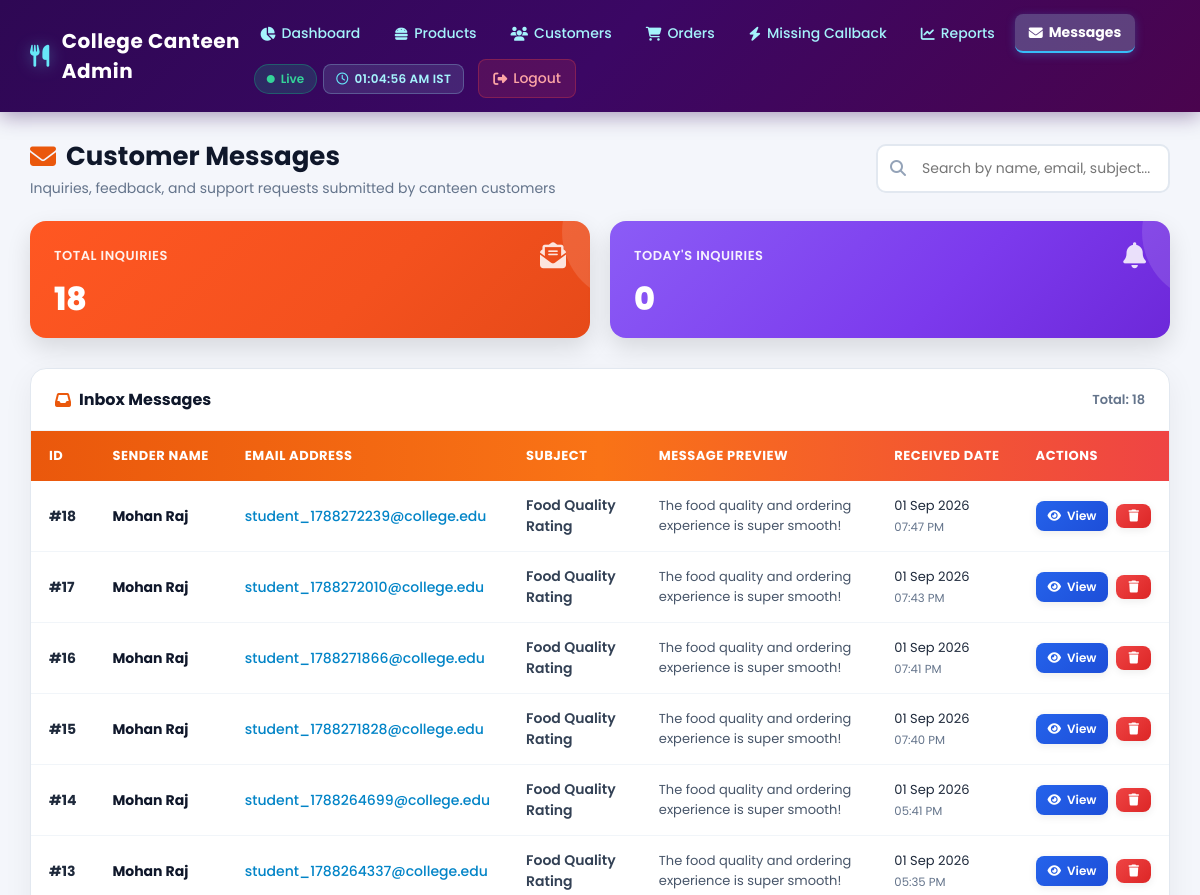
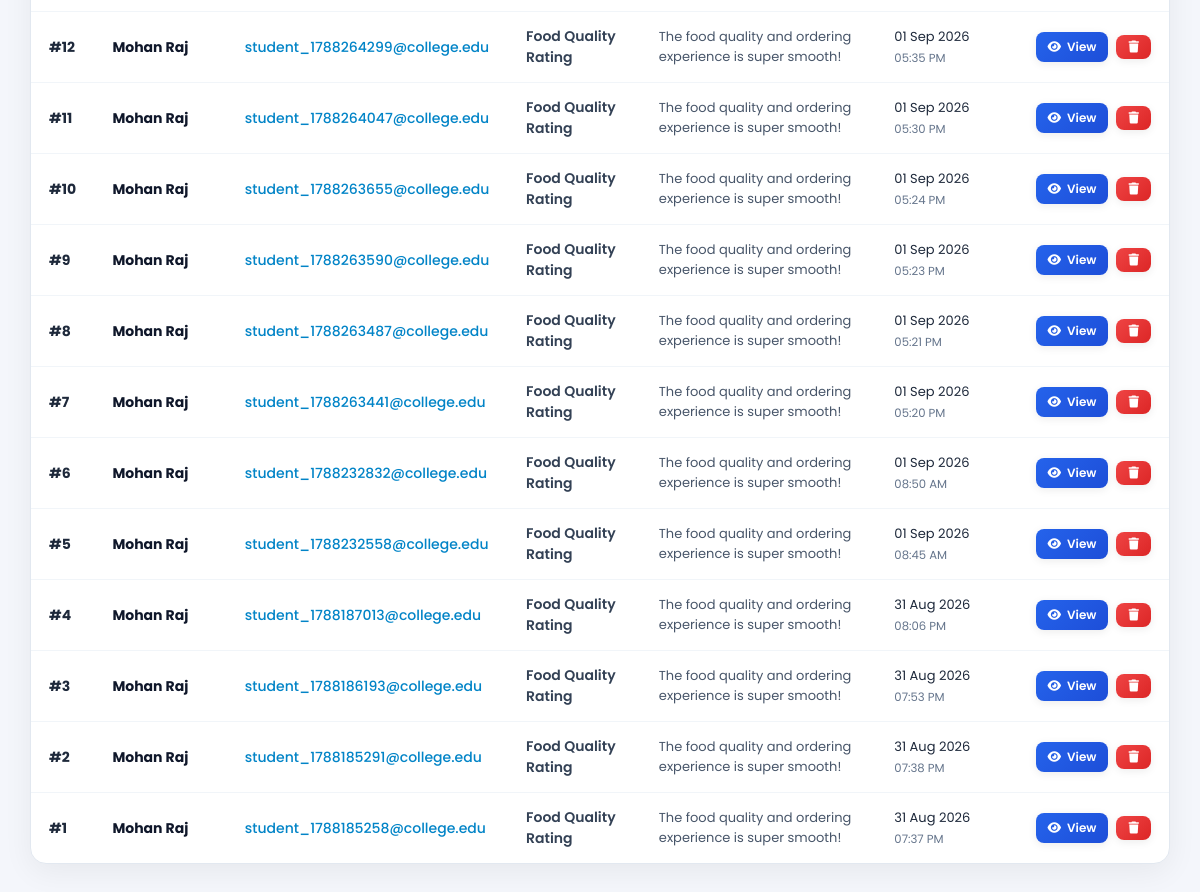
The page /admin/messages.php (signed in) on the database its author committed (2 pictures, top to bottom).
### tables this page shows
CREATE TABLE `contacts` (
  `id` int(11) NOT NULL AUTO_INCREMENT,
  `name` varchar(150) NOT NULL,
  `email` varchar(150) NOT NULL,
  `subject` varchar(200) NOT NULL,
  `message` text NOT NULL,
  `created_at` timestamp NOT NULL DEFAULT current_timestamp(),
  PRIMARY KEY (`id`)
);

### admin/messages.php (the view, shortened to what this page needs)
<?php
include("../php/db.php");
$search = "";
if(isset($_GET['search']))
{
    $search = mysqli_real_escape_string($conn, $_GET['search']);
    $result = mysqli_query($conn,"
    SELECT *
    FROM contacts
    WHERE
    name LIKE '%$search%'
    OR email LIKE '%$search%'
    OR subject LIKE '%$search%'
    OR message LIKE '%$search%'
    ORDER BY id DESC
    ");
}
else
{
    $result = mysqli_query($conn,"
    SELECT *
    FROM contacts
    ORDER BY id DESC
    ");
}
$totalMessages = mysqli_num_rows(
mysqli_query($conn,"SELECT * FROM contacts")
);
$todayMessages = mysqli_num_rows(
mysqli_query($conn,"
SELECT *
FROM contacts
WHERE DATE(created_at)=CURDATE()
")
);
?>
<!DOCTYPE html>
<html lang="en">
<head>
    <link rel="stylesheet" href="https://cdnjs.cloudflare.com/ajax/libs/font-awesome/6.7.1/css/all.min.css">
    <link rel="stylesheet" href="css/admin_material.css">
</head>
<body>
<?php include("header_nav.php"); ?>
<div class="admin-container">
    <div class="admin-header-row">
        <div>
            <h1 class="admin-page-title"><i class="fa-solid fa-envelope"></i> Customer Messages</h1>
            <p class="admin-subtitle">Inquiries, feedback, and support requests submitted by canteen customers</p>
        </div>
        <form method="GET" class="search-container" style="margin:0;">
            <i class="fa-solid fa-magnifying-glass" style="color:#94a3b8;"></i>
            <input type="text" name="search" placeholder="Search by name, email, subject..." value="<?php echo htmlspecialchars($search); ?>">
        </form>
    </div>
    <div class="cards-grid" style="grid-template-columns: repeat(auto-fit, minmax(240px, 1fr));">
        <div class="info-card card-products">
            <div class="card-header">
                <span class="card-title">Total Inquiries</span>
                <i class="fa-solid fa-envelope-open-text card-icon"></i>
            </div>
            <div class="card-value"><?php echo number_format($totalMessages); ?></div>
        </div>
        <div class="info-card card-today-orders">
            <div class="card-header">
                <span class="card-title">Today's Inquiries</span>
                <i class="fa-solid fa-bell card-icon"></i>
            </div>
            <div class="card-value"><?php echo number_format($todayMessages); ?></div>
        </div>
    </div>
    <div class="table-card">
        <div style="padding: 18px 24px; border-bottom: 1px solid #f1f5f9; display:flex; justify-content:space-between; align-items:center;">
            <h3 style="font-size:16px; font-weight:700; color:#0f172a; display:flex; align-items:center; gap:8px;">
                <i class="fa-solid fa-inbox" style="color:#ea580c;"></i> Inbox Messages
            </h3>
            <span style="font-size:13px; color:#64748b; font-weight:600;">
                Total: <?php echo mysqli_num_rows($result); ?>
            </span>
        </div>
        <div class="table-responsive">
            <table class="material-table">
                <thead>
                    <tr>
                        <th>ID</th>
                        <th>Sender Name</th>
                        <th>Email Address</th>
                        <th>Subject</th>
                        <th>Message Preview</th>
                        <th>Received Date</th>
                        <th>Actions</th>
                    </tr>
                </thead>
                <tbody>
                    <?php if (mysqli_num_rows($result) > 0): ?>
                        <?php while ($row = mysqli_fetch_assoc($result)): ?>
                            <tr>
                                <td><strong>#<?php echo $row['id']; ?></strong></td>
                                <td><strong style="color:#0f172a;"><?php echo htmlspecialchars($row['name']); ?></strong></td>
                                <td><a href="mailto:<?php echo htmlspecialchars($row['email']); ?>" style="color:#0284c7; text-decoration:none; font-weight:500;"><?php echo htmlspecialchars($row['email']); ?></a></td>
                                <td><span style="font-weight:600; color:#334155;"><?php echo htmlspecialchars($row['subject']); ?></span></td>
                                <td style="max-width:320px; color:#475569; font-size:13px;">
                                    <?php
                                    $msg = $row['message'];
                                    echo htmlspecialchars(mb_strlen($msg) > 75 ? mb_substr($msg, 0, 75) . '...' : $msg);
                                    ?>
                                </td>
                                <td>
                                    <div style="font-size:13px; color:#1e293b;"><?php echo date("d M Y", strtotime($row['created_at'])); ?></div>
                                    <small style="color:#64748b;"><?php echo date("h:i A", strtotime($row['created_at'])); ?></small>
                                </td>
                                <td>
                                    <div style="display:flex; gap:8px; align-items:center;">
                                        <a href="view_message.php?id=<?php echo $row['id']; ?>" class="btn-material btn-primary" style="padding:6px 12px; font-size:12px;" title="View Full Message">
                                            <i class="fa-solid fa-eye"></i> View
                                        </a>
                                        <a href="delete_message.php?id=<?php echo $row['id']; ?>" class="btn-material btn-danger" style="padding:6px 12px; font-size:12px;" onclick="return confirm('Are you sure you want to delete this message?');" title="Delete Message">
                                            <i class="fa-solid fa-trash"></i>
                                        </a>
                                    </div>
                                </td>
                            </tr>
                        <?php endwhile; ?>
                    <?php endif; ?>
                </tbody>
            </table>
        </div>
    </div>
</div>
</body>
</html>

### rows shown on the page
contacts: id "18", name "Mohan Raj", email "student_1788272239@college.edu", subject "Food Quality Rating", message "The food quality and ordering experience is super smooth!", created_at "01 Sep 2026", created_at "07:47 PM"
contacts: id "17", name "Mohan Raj", email "student_1788272010@college.edu", subject "Food Quality Rating", message "The food quality and ordering experience is super smooth!", created_at "01 Sep 2026", created_at "07:43 PM"
contacts: id "16", name "Mohan Raj", email "student_1788271866@college.edu", subject "Food Quality Rating", message "The food quality and ordering experience is super smooth!", created_at "01 Sep 2026", created_at "07:41 PM"
contacts: id "15", name "Mohan Raj", email "student_1788271828@college.edu", subject "Food Quality Rating", message "The food quality and ordering experience is super smooth!", created_at "01 Sep 2026", created_at "07:40 PM"
contacts: id "14", name "Mohan Raj", email "student_1788264699@college.edu", subject "Food Quality Rating", message "The food quality and ordering experience is super smooth!", created_at "01 Sep 2026", created_at "05:41 PM"
contacts: id "13", name "Mohan Raj", email "student_1788264337@college.edu", subject "Food Quality Rating", message "The food quality and ordering experience is super smooth!", created_at "01 Sep 2026", created_at "05:35 PM"
contacts: id "12", name "Mohan Raj", email "student_1788264299@college.edu", subject "Food Quality Rating", message "The food quality and ordering experience is super smooth!", created_at "01 Sep 2026", created_at "05:35 PM"
contacts: id "11", name "Mohan Raj", email "student_1788264047@college.edu", subject "Food Quality Rating", message "The food quality and ordering experience is super smooth!", created_at "01 Sep 2026", created_at "05:30 PM"
contacts: id "10", name "Mohan Raj", email "student_1788263655@college.edu", subject "Food Quality Rating", message "The food quality and ordering experience is super smooth!", created_at "01 Sep 2026", created_at "05:24 PM"
contacts: id "9", name "Mohan Raj", email "student_1788263590@college.edu", subject "Food Quality Rating", message "The food quality and ordering experience is super smooth!", created_at "01 Sep 2026", created_at "05:23 PM"
contacts: id "8", name "Mohan Raj", email "student_1788263487@college.edu", subject "Food Quality Rating", message "The food quality and ordering experience is super smooth!", created_at "01 Sep 2026", created_at "05:21 PM"
contacts: id "7", name "Mohan Raj", email "student_1788263441@college.edu", subject "Food Quality Rating", message "The food quality and ordering experience is super smooth!", created_at "01 Sep 2026", created_at "05:20 PM"
contacts: id "6", name "Mohan Raj", email "student_1788232832@college.edu", subject "Food Quality Rating", message "The food quality and ordering experience is super smooth!", created_at "01 Sep 2026", created_at "08:50 AM"
contacts: id "5", name "Mohan Raj", email "student_1788232558@college.edu", subject "Food Quality Rating", message "The food quality and ordering experience is super smooth!", created_at "01 Sep 2026", created_at "08:45 AM"
contacts: id "4", name "Mohan Raj", email "student_1788187013@college.edu", subject "Food Quality Rating", message "The food quality and ordering experience is super smooth!", created_at "31 Aug 2026", created_at "08:06 PM"
contacts: id "3", name "Mohan Raj", email "student_1788186193@college.edu", subject "Food Quality Rating", message "The food quality and ordering experience is super smooth!", created_at "31 Aug 2026", created_at "07:53 PM"
contacts: id "2", name "Mohan Raj", email "student_1788185291@college.edu", subject "Food Quality Rating", message "The food quality and ordering experience is super smooth!", created_at "31 Aug 2026", created_at "07:38 PM"
contacts: id "1", name "Mohan Raj", email "student_1788185258@college.edu", subject "Food Quality Rating", message "The food quality and ordering experience is super smooth!", created_at "31 Aug 2026", created_at "07:37 PM"

### other values the page prints
$totalMessages "18"
$todayMessages "0"
mysqli_num_rows($result) "18"
